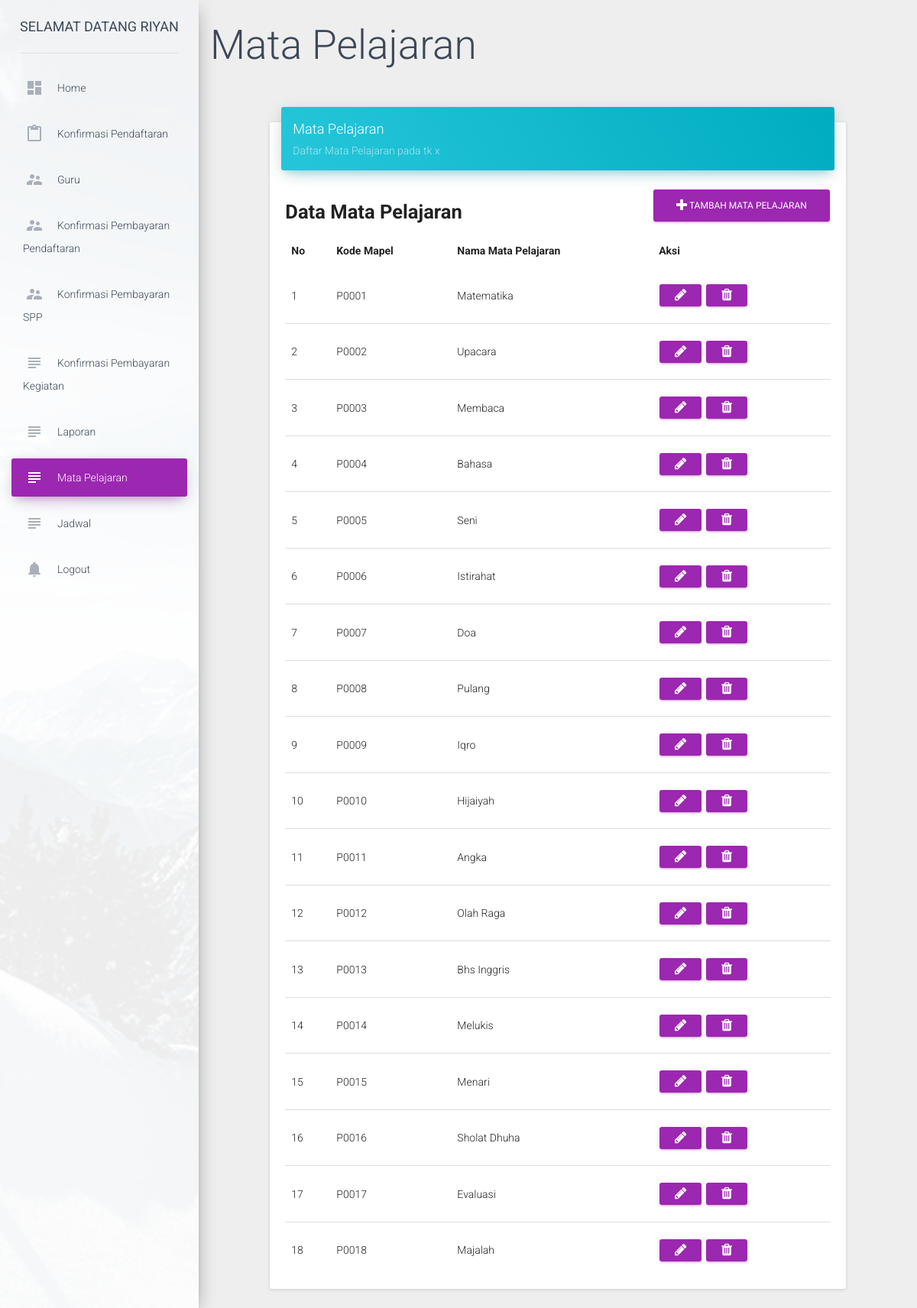
The app's page /dashboard/index.php?page=19 (signed in) with its own data.
### tables this page shows
CREATE TABLE `mapel` (
  `kode_mapel_kegiatan` char(5) NOT NULL DEFAULT '',
  `nama_mapel_kegiatan` varchar(255) DEFAULT NULL
);

### dashboard/include/mapel.php (the view, shortened to what this page needs)
<h1>Mata Pelajaran</h1>
<div class="row">
    <div class="col-sm-12 col-md-8 col-lg-10 col-lg-offset-1">
        <div class="card" style="margin-top: 50px">
            <div class="card-header" data-background-color="blue">
                <h4 class="title">Mata Pelajaran</h4>
                <p class="category">Daftar Mata Pelajaran pada tk x</p>
            </div>
            <div class="card-content">
                <a href="index.php?page=20" class="btn btn-primary btn-md pull-right"><i class="fa fa-plus"></i> Tambah Mata Pelajaran</a>
                <h3 style="overflow: hidden;"><b>Data Mata Pelajaran</b></h3>
				<table class="table table-hover">
					<thead>
						<tr>
							<td><b>No</b></td>
							<td><b>Kode Mapel</b></td>
							<td><b>Nama Mata Pelajaran</b></td>
							<td><b>Aksi</b></td>
						</tr>
					</thead>
				    <tbody>
				    	<?php
				    		$query = "SELECT * FROM mapel";
				    		$exec  = mysqli_query($conn,$query);
				    		if ($exec) {
				    			$count = mysqli_num_rows($exec);
				    			if ($count > 0) {
				    				$no = 0;
				    				while ($rows = mysqli_fetch_array($exec)) {
				    	?>
						    			<tr>
											<td><?php echo ++$no; ?></td>
											<td><?php echo $rows['kode_mapel_kegiatan'] ?></td>
											<td><?php echo $rows['nama_mapel_kegiatan'] ?></td>
											<td>
												<a href="index.php?page=21&id=<?php echo $rows['kode_mapel_kegiatan'] ?>" class="btn btn-primary btn-sm"><i class="fa fa-pencil"></i></a>
												<a href="include/hapus_mapel.php?id=<?php echo $rows['kode_mapel_kegiatan'] ?>" class="btn btn-primary btn-sm"><i class="fa fa-trash"></i></a>
											</td>
										</tr>
				    	<?php
				    				}
				    			}else{
				    	?>
				    			<tr>
									<td colspan="6" align="center"><h4><b>Kosong</b></h4></td>
								</tr>
				    	<?php
				    			}
				    		}else{
				    			echo mysqli_error($conn);
				    		}
				    	?>
				    </tbody>
				</table>
            </div>
        </div>
    </div>
</div>

### dashboard/index.php (shortened to what this page needs)
<?php
$role = "";
if ($_SESSION['role_user'] == 0) {
	$role = "Admin";
}
$getPage = $_GET['page'];
switch ($getPage) {
    case 19:
        $page               = "include/mapel.php";
        break;
}
?>
<!doctype html>
<html lang="en">
<head>
    <?php
    	include "include/libs.php";
    ?>
</head>
<body>
    <div class="wrapper">
        <div class="sidebar" data-color="purple" data-image="../assets/img/sidebar-1.jpg">
            <div class="logo">
                <a href="http://www.anggitprayogo.com" class="simple-text">
                    Selamat datang <?php $role == "Admin" ? print($nama_admin) : print($nama_panggilan); ?>
                </a>
            </div>
            <div class="sidebar-wrapper">
                <ul class="nav">
                    <li class="<?php $_SESSION['active'] == 1 ? print("active") : print("") ?>">
                        <a href="index.php?page=1">
                            <i class="material-icons">dashboard</i>
                            <p>Home</p>
                        </a>
                    </li>
                    <?php
					if ($role == "Admin") {
					?>
					<li class="<?php $_SESSION['active'] == 4 ? print("active") : print("") ?>">
                        <a href="index.php?page=7">
                            <i class="material-icons">content_paste</i>
                            <p>Konfirmasi Pendaftaran </p>
                        </a>
                    </li>
                    <li class="<?php $_SESSION['active'] == 6 ? print("active") : print("") ?>">
                        <a href="index.php?page=10">
                            <i class="material-icons">supervisor_account</i>
                            <p>Guru</p>
                        </a>
                    </li>
                    <li class="<?php $_SESSION['active'] == 8 ? print("active") : print("") ?>">
                        <a href="index.php?page=17">
                            <i class="material-icons">supervisor_account</i>
                            <p>Konfirmasi Pembayaran Pendaftaran</p>
                        </a>
                    </li>
                    <li class="<?php $_SESSION['active'] == 13 ? print("active") : print("") ?>">
                        <a href="index.php?page=25">
                            <i class="material-icons">supervisor_account</i>
                            <p>Konfirmasi Pembayaran SPP</p>
                        </a>
                    </li>
                    <li class="<?php $_SESSION['active'] == 14 ? print("active") : print("") ?>">
                        <a href="index.php?page=26">
                            <i class="material-icons">subject</i>
                            <p>Konfirmasi Pembayaran Kegiatan</p>
                        </a>
                    </li>
                    <li class="<?php $_SESSION['active'] == 9 ? print("active") : print("") ?>">
                        <a href="index.php?page=18">
                            <i class="material-icons">subject</i>
                            <p>Laporan</p>
                        </a>
                    </li>
                    <li class="<?php $_SESSION['active'] == 10 ? print("active") : print("") ?>">
                        <a href="index.php?page=19">
                            <i class="material-icons">subject</i>
                            <p>Mata Pelajaran</p>
                        </a>
                    </li>
                    <li class="<?php $_SESSION['active'] == 11 ? print("active") : print("") ?>">
                        <a href="index.php?page=22">
                            <i class="material-icons">subject</i>
                            <p>Jadwal</p>
                        </a>
                    </li>
					<?php
					}
					?>
                    <li>
                        <a href="../logout.php">
                            <i class="material-icons text-gray">notifications</i>
                            <p>Logout</p>
                        </a>
                    </li>
                </ul>
            </div>
        </div>
        <div class="main-panel">
            <div class="content">
                <div class="container-fluid">
                   <?php
                   include $page;
                   ?>
                </div>
            </div>
        </div>
    </div>
</body>
</html>

### dashboard/include/libs.php (shortened to what this page needs)
<link href="../assets/css/bootstrap.min.css" rel="stylesheet" />
<link href="../assets/css/material-dashboard.css?v=1.2.0" rel="stylesheet" />
<link href="../assets/css/demo.css" rel="stylesheet" />
<link href="../assets/css/font-awesome.min.css" rel="stylesheet">

### records on screen
mapel: kode_mapel_kegiatan "P0001", nama_mapel_kegiatan "Matematika"
mapel: kode_mapel_kegiatan "P0002", nama_mapel_kegiatan "Upacara"
mapel: kode_mapel_kegiatan "P0003", nama_mapel_kegiatan "Membaca"
mapel: kode_mapel_kegiatan "P0004", nama_mapel_kegiatan "Bahasa"
mapel: kode_mapel_kegiatan "P0005", nama_mapel_kegiatan "Seni"
mapel: kode_mapel_kegiatan "P0006", nama_mapel_kegiatan "Istirahat"
mapel: kode_mapel_kegiatan "P0007", nama_mapel_kegiatan "Doa"
mapel: kode_mapel_kegiatan "P0008", nama_mapel_kegiatan "Pulang"
mapel: kode_mapel_kegiatan "P0009", nama_mapel_kegiatan "Iqro"
mapel: kode_mapel_kegiatan "P0010", nama_mapel_kegiatan "Hijaiyah"
mapel: kode_mapel_kegiatan "P0011", nama_mapel_kegiatan "Angka"
mapel: kode_mapel_kegiatan "P0012", nama_mapel_kegiatan "Olah Raga"
mapel: kode_mapel_kegiatan "P0013", nama_mapel_kegiatan "Bhs Inggris"
mapel: kode_mapel_kegiatan "P0014", nama_mapel_kegiatan "Melukis"
mapel: kode_mapel_kegiatan "P0015", nama_mapel_kegiatan "Menari"
mapel: kode_mapel_kegiatan "P0016", nama_mapel_kegiatan "Sholat Dhuha"
mapel: kode_mapel_kegiatan "P0017", nama_mapel_kegiatan "Evaluasi"
mapel: kode_mapel_kegiatan "P0018", nama_mapel_kegiatan "Majalah"

### other values on screen
$nama_admin "RIYAN"
